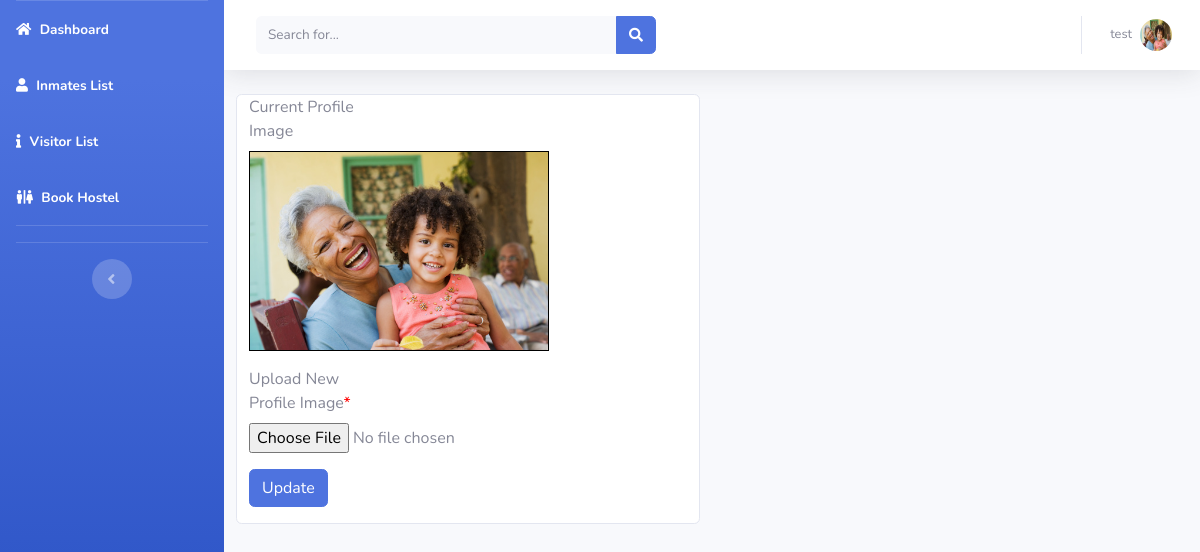
/change-profile.php?userid=4 (signed in), run on the app's committed database.
### tables this page shows
CREATE TABLE `users` (
  `id` int(11) NOT NULL,
  `fname` varchar(20) NOT NULL,
  `mname` varchar(20) NOT NULL,
  `lname` varchar(20) NOT NULL,
  `username` varchar(50) NOT NULL,
  `email` varchar(50) NOT NULL,
  `contact` varchar(50) NOT NULL,
  `password` varchar(50) NOT NULL,
  `creationdate` timestamp NOT NULL DEFAULT current_timestamp(),
  `status` int(11) NOT NULL,
  `profilepic` varchar(50) NOT NULL
);

### change-profile.php (the view, shortened to what this page needs)
<?php
include('includes/config.php');
if (strlen($_SESSION['alogin']) == 0) {
header('location: login.php');
}
else{
?>
<!doctype html>
<html lang="en" class="no-js">
<head>
<link href="vendor/fontawesome-free/css/all.min.css" rel="stylesheet" type="text/css">
<link href="css/sb-admin-2.min.css" rel="stylesheet">
</head>
<body id="page-top">
<div id="wrapper">
<?php include "includes/sidebar.php"; ?>
<div id="content-wrapper" class="d-flex flex-column">
<div id="content">
<?php include "includes/header.php"; ?>
<div class="col-sm-6">
<div class="card w-120 mb-3">
										<form method="post" class="form-horizontal" enctype="multipart/form-data">
<div class="form-group">
												<label class="col-sm-4 control-label">Current Profile Image</label>
<?php
$id=intval($_GET['userid']);
$sql ="SELECT profilepic from users where users.id=:id";
$query = $dbh -> prepare($sql);
$query-> bindParam(':id', $id, PDO::PARAM_STR);
$query->execute();
$results=$query->fetchAll(PDO::FETCH_OBJ);
if($query->rowCount() > 0)
{
foreach($results as $result)
{	?>
<div class="col-sm-8">
<img src="photo/<?php echo htmlentities($result->profilepic);?>" width="300" height="200" style="border:solid 1px #000">
</div>
<?php }}?>
</div>
											<div class="form-group">
												<label class="col-sm-4 control-label">Upload New Profile Image<span style="color:red">*</span></label>
												<div class="col-sm-8">
											<input type="file" name="img1" required>
												</div>
											</div>
											<div class="form-group">
												<div class="col-sm-8 col-sm-offset-4">
													<button class="btn btn-primary" name="update" type="submit">Update</button>
												</div>
											</div>
										</form>
</div>
</div>
</div>
</div>
</div>
</body>
</html>
<?php } ?>

### includes/header.php (shortened to what this page needs)
<nav class="navbar navbar-expand navbar-light bg-white topbar mb-4 static-top shadow">
    <form class="d-none d-sm-inline-block form-inline mr-auto ml-md-3 my-2 my-md-0 mw-100 navbar-search">
        <div class="input-group">
            <input type="text" class="form-control bg-light border-0 small" placeholder="Search for..."
                   aria-label="Search" aria-describedby="basic-addon2">
            <div class="input-group-append">
                <button class="btn btn-primary" type="button">
                    <i class="fas fa-search fa-sm"></i>
                </button>
            </div>
        </div>
    </form>
    <ul class="navbar-nav ml-auto">
        <li class="nav-item dropdown no-arrow">
            <a class="nav-link dropdown-toggle" href="#" id="userDropdown" role="button"
               data-toggle="dropdown" aria-haspopup="true" aria-expanded="false">
                <span class="mr-2 d-none d-lg-inline text-gray-600 small">
                    <?php
                    $email = $_SESSION['alogin'];
                    $sql2 = "SELECT users.* FROM `users` WHERE `email`=:email and status=1 ;";
                    $query = $dbh->prepare($sql2);
                    $query->bindParam(':email', $email, PDO::PARAM_STR);
                    $query->execute();
                    $results = $query->fetchAll(PDO::FETCH_OBJ);
                    if ($query->rowCount() > 0) {
                        foreach ($results as $result) {
                            echo $result->username;
                        }
                    ?></span>
                    <img class="img-profile rounded-circle"
                         src="photo/<?php echo $result->profilepic;} ?>">
                </a>
        </li>
    </ul>
</nav>

### data on the page
users: username "test", profilepic (picture)
